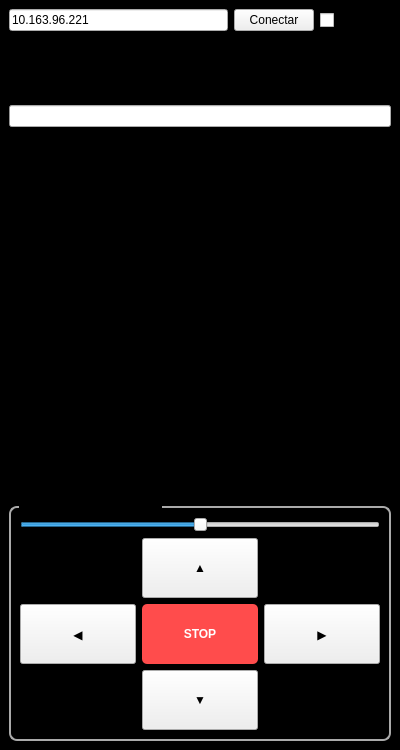
<?xml version="1.0" encoding="UTF-8"?>
<ui version="4.0">
 <class>MainWindow</class>
 <widget class="QMainWindow" name="MainWindow">
  <property name="geometry">
   <rect>
    <x>0</x>
    <y>0</y>
    <width>400</width>
    <height>750</height>
   </rect>
  </property>
  <property name="windowTitle">
   <string>Robot Android</string>
  </property>
  <property name="styleSheet">
   <string>QMainWindow { background-color: #000000; color: #ffffff }</string>
  </property>
  <widget class="QWidget" name="centralwidget">
   <layout class="QVBoxLayout" name="verticalLayoutMain">

    <!-- BARRA SUPERIOR: CONEXIÓN -->
    <item>
     <layout class="QHBoxLayout" name="layoutTop">
      <item>
       <widget class="QLineEdit" name="lineEditIp">
        <property name="text">
         <string>10.163.96.221</string>
        </property>
       </widget>
      </item>
      <item>
       <widget class="QPushButton" name="botonConectar">
        <property name="text">
         <string>Conectar</string>
        </property>
       </widget>
      </item>
      <item>
       <widget class="QCheckBox" name="checkRoomba">
        <property name="text">
         <string>Roomba</string>
        </property>
       </widget>
      </item>
     </layout>
    </item>

    <!-- DATOS DEL ALUMNO Y DISTANCIA -->
    <item>
     <widget class="QLabel" name="label">
      <property name="text">
       <string>Iridia G. Salazar Esmerio - 223823764</string>
      </property>
      <property name="alignment">
       <set>Qt::AlignCenter</set>
      </property>
     </widget>
    </item>
    <item>
     <widget class="QLabel" name="etiquetaDistancia">
      <property name="font">
       <font>
        <pointsize>28</pointsize>
        <bold>true</bold>
       </font>
      </property>
      <property name="text">
       <string>0.0 cm</string>
      </property>
      <property name="alignment">
       <set>Qt::AlignCenter</set>
      </property>
     </widget>
    </item>
    <item>
     <widget class="QProgressBar" name="barraProximidad">
      <property name="value">
       <number>0</number>
      </property>
      <property name="textVisible">
       <bool>false</bool>
      </property>
     </widget>
    </item>

    <!-- GRÁFICA (Se expandirá automáticamente) -->
    <item>
     <widget class="QChartView" name="graficaDistancia" native="true">
      <property name="sizePolicy">
       <sizepolicy hsizetype="Expanding" vsizetype="Expanding">
        <horstretch>0</horstretch>
        <verstretch>0</verstretch>
       </sizepolicy>
      </property>
     </widget>
    </item>

    <!-- CAJA DE CONTROLES (QGroupBox) -->
    <item>
     <widget class="QGroupBox" name="groupBoxControls">
      <property name="title">
       <string>Panel de Control Robot</string>
      </property>
      <property name="styleSheet">
       <string>QGroupBox { font-weight: bold; border: 2px solid #aaa; border-radius: 8px; margin-top: 10px; } QGroupBox::title { subcontrol-origin: margin; left: 10px; padding: 0 3px; }</string>
      </property>
      <layout class="QVBoxLayout" name="verticalLayoutControls">

       <!-- SLIDER DEL SERVO -->
       <item>
        <widget class="QSlider" name="sliderServo">
         <property name="maximum">
          <number>180</number>
         </property>
         <property name="value">
          <number>90</number>
         </property>
         <property name="orientation">
          <enum>Qt::Horizontal</enum>
         </property>
        </widget>
       </item>

       <!-- D-PAD DE BOTONES (Grid Layout) -->
       <item>
        <layout class="QGridLayout" name="gridLayoutBotones">
         <item row="0" column="1">
          <widget class="QPushButton" name="pushButtonW">
           <property name="minimumSize">
            <size><width>0</width><height>60</height></size>
           </property>
           <property name="text"><string>▲</string></property>
          </widget>
         </item>
         <item row="1" column="0">
          <widget class="QPushButton" name="pushButtonA">
           <property name="minimumSize">
            <size><width>0</width><height>60</height></size>
           </property>
           <property name="text"><string>◀</string></property>
          </widget>
         </item>
         <item row="1" column="1">
          <widget class="QPushButton" name="pushButtonSpace">
           <property name="minimumSize">
            <size><width>0</width><height>60</height></size>
           </property>
           <property name="styleSheet">
            <string>background-color: #ff4c4c; color: white; font-weight: bold; border-radius: 5px;</string>
           </property>
           <property name="text"><string>STOP</string></property>
          </widget>
         </item>
         <item row="1" column="2">
          <widget class="QPushButton" name="pushButtonD">
           <property name="minimumSize">
            <size><width>0</width><height>60</height></size>
           </property>
           <property name="text"><string>▶</string></property>
          </widget>
         </item>
         <item row="2" column="1">
          <widget class="QPushButton" name="pushButtonS">
           <property name="minimumSize">
            <size><width>0</width><height>60</height></size>
           </property>
           <property name="text"><string>▼</string></property>
          </widget>
         </item>
        </layout>
       </item>

      </layout>
     </widget>
    </item>

   </layout>
  </widget>
 </widget>
 <customwidgets>
  <customwidget>
   <class>QChartView</class>
   <extends>QWidget</extends>
   <header>qchartview.h</header>
   <container>1</container>
  </customwidget>
 </customwidgets>
 <resources/>
 <connections/>
</ui>
